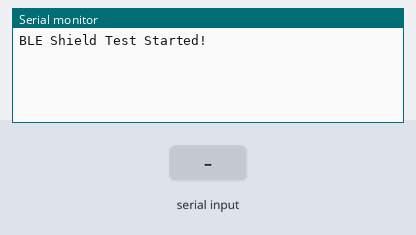
Recording of a sketch running on a simulated Arduino Uno, built with avr-gcc and run on an emulated ATmega328P. Parts: the last lines printed to the serial monitor. The test bench sets the inputs (shaded band). The modem accepts every AT command (registered, SIM ready, sends succeed) and sends nothing else.

Above: at 1.2 s.
1.3 s: "1" received over the second serial link
At 2.5 s:
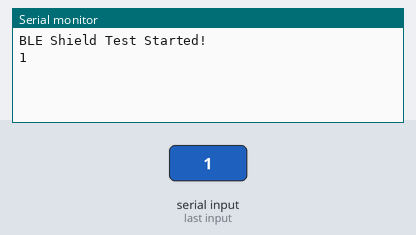
2.8 s: "0" received over the second serial link
At 3.9 s:
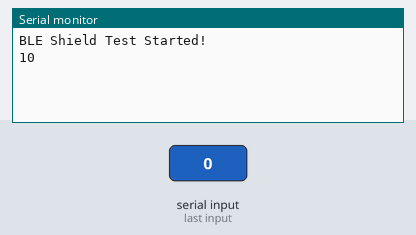

Measured:
- after the input at 1.3 s, the serial monitor: prints a new line at once (image 1)
- after the input at 2.8 s, the serial monitor: prints a new line at once (image 2)

The sketch:

BLE_Bypass_____.ino
```cpp
#include <SoftwareSerial.h>

SoftwareSerial bleSerial(A0, A1); // RX, TX

void setup()
{
  Serial.begin(9600);
  Serial.println("BLE Shield Test Started!");
  bleSerial.begin(9600);
  bleSerial.print("at\r");
  bleSerial.setTimeout(2);
  bleSerial.readString();
}

void loop() {
  if(bleSerial.available())
    Serial.write(bleSerial.read());
  if(Serial.available())
    bleSerial.write(Serial.read());
}
```
